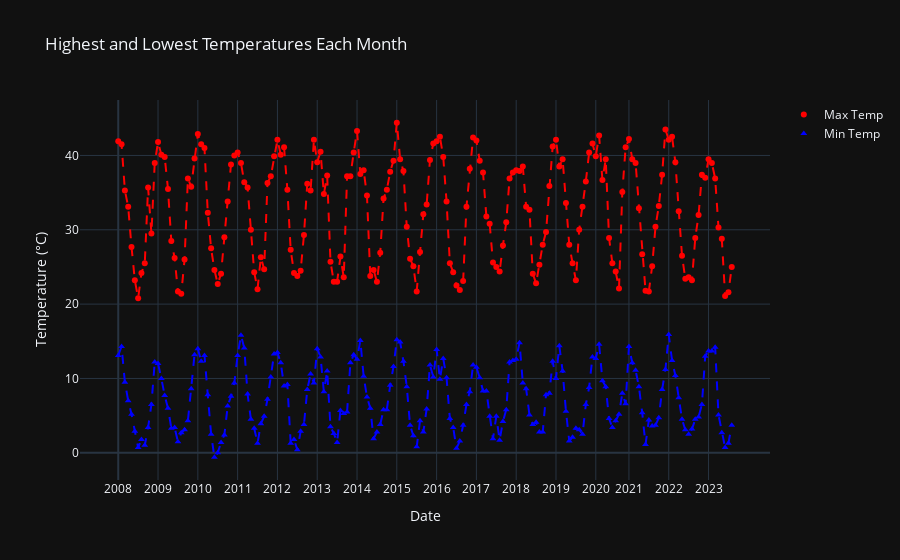

Write notebook code for a chart like this one.
### Code cell
# Plot min/max for each month for every year.

# Convert the date column to datetime with the correct format
df['Date'] = pd.to_datetime(df['Date'], format='%d/%m/%Y')

# Get mins and maxs
monthly_max_temps = df.groupby([df['Date'].dt.year, df['Date'].dt.month])['Maximum temperature (°C)'].max()
monthly_min_temps = df.groupby([df['Date'].dt.year, df['Date'].dt.month])['Minimum temperature (°C)'].min()

# Combine the data 
monthly_data = pd.DataFrame({'Year': monthly_max_temps.index.get_level_values(0),
                             'Month': monthly_max_temps.index.get_level_values(1),
                             'Max Temp': monthly_max_temps.values,
                             'Min Temp': monthly_min_temps.values})

# Create the figure
fig = go.Figure()

# Add traces
fig.add_trace(go.Scatter(x=monthly_data.index, y=monthly_data['Max Temp'], mode='markers',
                         name='Max Temp', marker=dict(color='red', symbol='circle')))
fig.add_trace(go.Scatter(x=monthly_data.index, y=monthly_data['Min Temp'], mode='markers',
                         name='Min Temp', marker=dict(color='blue', symbol='triangle-up')))

# Add hover information for exact date and temperature
hover_text_max = [f'Year: {year}, Month: {month}<br>Date: {df[(df["Date"].dt.year == year) & (df["Date"].dt.month == month) & (df["Maximum temperature (°C)"] == max_temp)]["Date"].dt.strftime("%d/%m/%Y").values[0]}<br>Temp: {max_temp}°C' for year, month, max_temp in zip(monthly_data['Year'], monthly_data['Month'], monthly_data['Max Temp'])]
hover_text_min = [f'Year: {year}, Month: {month}<br>Date: {df[(df["Date"].dt.year == year) & (df["Date"].dt.month == month) & (df["Minimum temperature (°C)"] == min_temp)]["Date"].dt.strftime("%d/%m/%Y").values[0]}<br>Temp: {min_temp}°C' for year, month, min_temp in zip(monthly_data['Year'], monthly_data['Month'], monthly_data['Min Temp'])]

fig.update_traces(text=hover_text_max + hover_text_min, hoverinfo='text')

# add line to connect the dots
progression_line_max = go.Scatter(x=monthly_data.index, y=monthly_data['Max Temp'], mode='lines',
                                  line=dict(color='red', width=2, dash='dash'), showlegend=False)
progression_line_min = go.Scatter(x=monthly_data.index, y=monthly_data['Min Temp'], mode='lines',
                                  line=dict(color='blue', width=2, dash='dash'), showlegend=False)

fig.add_trace(progression_line_max)
fig.add_trace(progression_line_min)

# Update axes labels and title
fig.update_layout(title='Highest and Lowest Temperatures Each Month', xaxis_title='Date', yaxis_title='Temperature (°C)')

# x-axis
year_starts = monthly_data[monthly_data['Month'] == 1].index
fig.update_xaxes(tickmode='array', tickvals=year_starts, ticktext=monthly_data['Year'][year_starts])

# Show the figure
fig.show()

### Figure 1 — Plotly figure (JSON) as saved in the notebook; plotly's stock layout.template omitted (floating-point values rounded to 4 significant figures; data arrays with more than 128 entries replaced by an {"elided": "..."} marker saying what was removed)
{"data": [{"marker": {"color": "red", "symbol": "circle"}, "mode": "markers", "name": "Max Temp", "x": {"elided": "186 int values"}, "y": {"elided": "186 float values"}, "type": "scatter", "hoverinfo": "text", "text": {"elided": "372 str values"}}, {"marker": {"color": "blue", "symbol": "triangle-up"}, "mode": "markers", "name": "Min Temp", "x": {"elided": "186 int values"}, "y": {"elided": "186 float values"}, "type": "scatter", "hoverinfo": "text", "text": {"elided": "372 str values"}}, {"line": {"color": "red", "dash": "dash", "width": 2}, "mode": "lines", "showlegend": false, "x": {"elided": "186 int values"}, "y": {"elided": "186 float values"}, "type": "scatter"}, {"line": {"color": "blue", "dash": "dash", "width": 2}, "mode": "lines", "showlegend": false, "x": {"elided": "186 int values"}, "y": {"elided": "186 float values"}, "type": "scatter"}], "layout": {"title": {"text": "Highest and Lowest Temperatures Each Month"}, "xaxis": {"title": {"text": "Date"}, "tickmode": "array", "tickvals": [0, 12, 24, 36, 48, 60, 72, 84, 96, 108, 120, 132, 144, 154, 166, 178], "ticktext": [2008, 2009, 2010, 2011, 2012, 2013, 2014, 2015, 2016, 2017, 2018, 2019, 2020, 2021, 2022, 2023]}, "yaxis": {"title": {"text": "Temperature (°C)"}}}}
